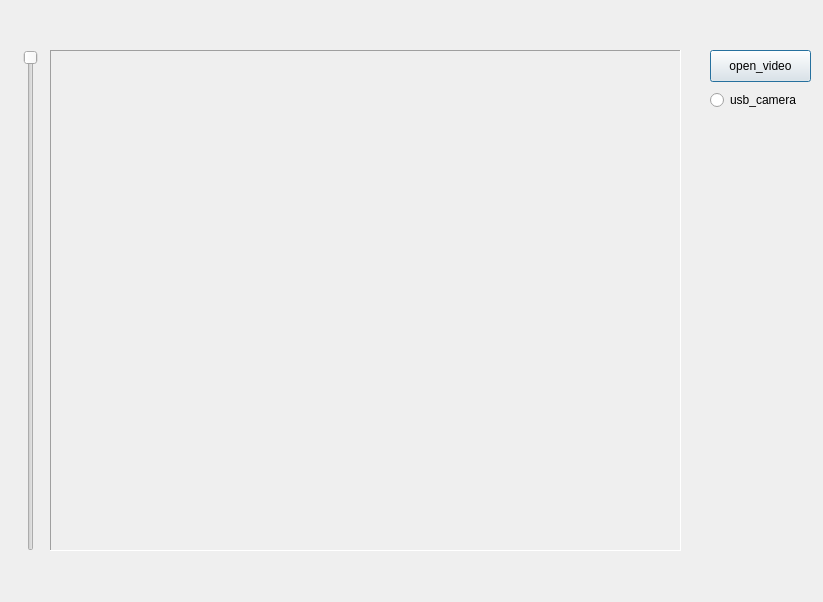
<?xml version="1.0" encoding="UTF-8"?>
<ui version="4.0">
 <class>video_dialog</class>
 <widget class="QDialog" name="video_dialog">
  <property name="geometry">
   <rect>
    <x>0</x>
    <y>0</y>
    <width>823</width>
    <height>602</height>
   </rect>
  </property>
  <property name="windowTitle">
   <string>Dialog</string>
  </property>
  <widget class="QLabel" name="label">
   <property name="geometry">
    <rect>
     <x>50</x>
     <y>50</y>
     <width>631</width>
     <height>501</height>
    </rect>
   </property>
   <property name="sizePolicy">
    <sizepolicy hsizetype="Fixed" vsizetype="Fixed">
     <horstretch>0</horstretch>
     <verstretch>0</verstretch>
    </sizepolicy>
   </property>
   <property name="autoFillBackground">
    <bool>true</bool>
   </property>
   <property name="frameShape">
    <enum>QFrame::Panel</enum>
   </property>
   <property name="frameShadow">
    <enum>QFrame::Sunken</enum>
   </property>
   <property name="text">
    <string/>
   </property>
  </widget>
  <widget class="QPushButton" name="pushButton">
   <property name="geometry">
    <rect>
     <x>710</x>
     <y>50</y>
     <width>101</width>
     <height>32</height>
    </rect>
   </property>
   <property name="text">
    <string>open_video</string>
   </property>
  </widget>
  <widget class="QRadioButton" name="radioButton">
   <property name="enabled">
    <bool>true</bool>
   </property>
   <property name="geometry">
    <rect>
     <x>710</x>
     <y>90</y>
     <width>100</width>
     <height>20</height>
    </rect>
   </property>
   <property name="acceptDrops">
    <bool>false</bool>
   </property>
   <property name="text">
    <string>usb_camera</string>
   </property>
   <property name="checked">
    <bool>false</bool>
   </property>
  </widget>
  <widget class="QSlider" name="verticalSlider">
   <property name="geometry">
    <rect>
     <x>20</x>
     <y>50</y>
     <width>22</width>
     <height>501</height>
    </rect>
   </property>
   <property name="orientation">
    <enum>Qt::Vertical</enum>
   </property>
   <property name="invertedAppearance">
    <bool>true</bool>
   </property>
  </widget>
 </widget>
 <resources/>
 <connections/>
</ui>
